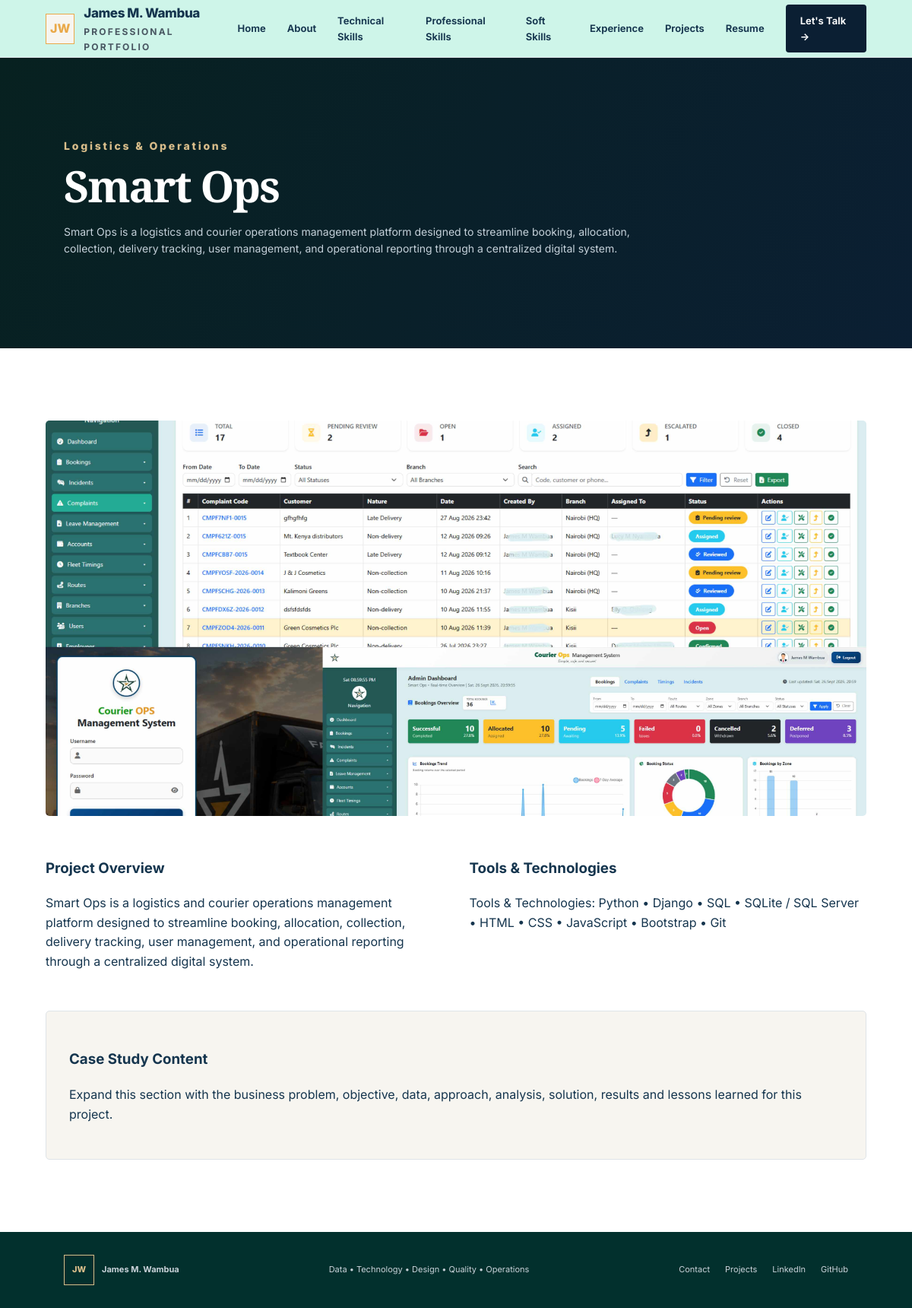
/projects/smart-ops/, run on the app's committed database.
### portfolio/models.py (models this page shows, shortened)
class Project(models.Model):
    CATEGORY_CHOICES = [
        ("BI", "Data & BI"),
        ("SYSTEMS", "Data Engineering & Systems"),
        ("DESIGN", "Technical & Graphic Design"),
        ("OPS", "Logistics & Operations"),
        ("QUALITY", "Quality Management"),
        ("ANALYTICS", "Data Analytics"),
    ]
    title = models.CharField(max_length=160)
    slug = models.SlugField(unique=True)
    category = models.CharField(max_length=20, choices=CATEGORY_CHOICES)
    summary = models.TextField()
    tools = models.CharField(max_length=300, blank=True)
    image = models.ImageField(upload_to="projects/", blank=True, null=True)
    featured = models.BooleanField(default=True)
    order = models.PositiveIntegerField(default=0)
    class Meta:
        ordering = ["order", "title"]

### portfolio/views.py (the view)
# urls.py: path("projects/<slug:slug>/", views.project_detail, name="project_detail"),
def project_detail(request, slug):
    project = get_object_or_404(Project, slug=slug)
    return render(request, "portfolio/project_detail.html", {"project": project})

### portfolio/templates/portfolio/project_detail.html (shortened to what this page needs)
{% extends "portfolio/base.html" %}
{% block content %}
<section class="page-hero">
    <div class="section-label">{{ project.get_category_display }}</div>
    <h1>{{ project.title }}</h1>
    <p>{{ project.summary }}</p>
</section>
<section class="section case-study">
    {% if project.image %}<img class="case-image" src="{{ project.image.url }}" alt="{{ project.title }}">{% endif %}
    <div class="case-grid">
        <div><h3>Project Overview</h3><p>{{ project.summary }}</p></div>
        <div><h3>Tools & Technologies</h3><p>{{ project.tools|default:"To be documented." }}</p></div>
    </div>
    <div class="case-placeholder">
        <h3>Case Study Content</h3>
        <p>Expand this section with the business problem, objective, data, approach, analysis, solution, results and lessons learned for this project.</p>
    </div>
</section>
{% endblock %}

### portfolio/static/portfolio/css/style.css (style rules this page uses)
:root { --navy: #0b1f33; --navy-deep: #072120; --navy-soft: #16484a; --accent: #e9a949; --accent-dark: #b88226; --accent-light: #d8bd8a; --ivory: #f7f5f0; --paper: #ffffff; --soft: #f1f3f5; --ink: #15354e; --muted: #485661; --muted-light: #8a969f; --line: #dfe4e8; --line-dark: #cbd3d9; --white: #ffffff; --shadow: 0 18px 45px rgba(7, 21, 33, .10); --shadow-soft: 0 8px 25px rgba(7, 21, 33, .07); }
* { box-sizing: border-box; }
html { scroll-behavior: smooth; }
body { margin: 0; font-family: Inter, system-ui, -apple-system, BlinkMacSystemFont, "Segoe UI", sans-serif; color: var(--ink); background: var(--paper); line-height: 1.6; }
img { max-width: 100%; display: block; }
.eyebrow, .section-label { letter-spacing: .2em; font-size: 14px; font-weight: 800; }
.section { max-width: 1240px; margin: auto; padding: 95px 5%; }
.section h2, .page-hero h1 { margin: 8px 0 18px; font-family: "Playfair Display", Georgia, serif; font-size: 43px; font-weight: 600; line-height: 1.1; letter-spacing: -.035em; }
.section-label { color: var(--accent-dark); }
.page-hero { padding: 105px 7%; background: linear-gradient( 120deg, var(--navy-deep), var(--navy) ); color: var(--white); }
.page-hero .section-label { color: var(--accent-light); }
.page-hero h1 { max-width: 820px; margin-top: 10px; color: var(--white); font-size: 57px; }
.page-hero p { max-width: 760px; color: #c5d1da; font-size: 14px; }
.case-image { width: 100%; max-height: 520px; object-fit: cover; border-radius: 5px; }
.case-grid { display: grid; grid-template-columns: 1fr 1fr; gap: 35px; margin: 35px 0; }
.case-placeholder { padding: 30px; background: var(--ivory); border: 1px solid var(--line); border-radius: 5px; }

### data on the page
Project: category "Logistics & Operations", title "Smart Ops", summary "Smart Ops is a logistics and courier operations management platform designed to streamline booking, allocation, collection, delivery tracking, user management, and operational reporting through a centralized digital system.", image (picture), tools "Tools & Technologies: Python • Django • SQL • SQLite / SQL Server • HTML • CSS • JavaScript • Bootstrap • Git"
